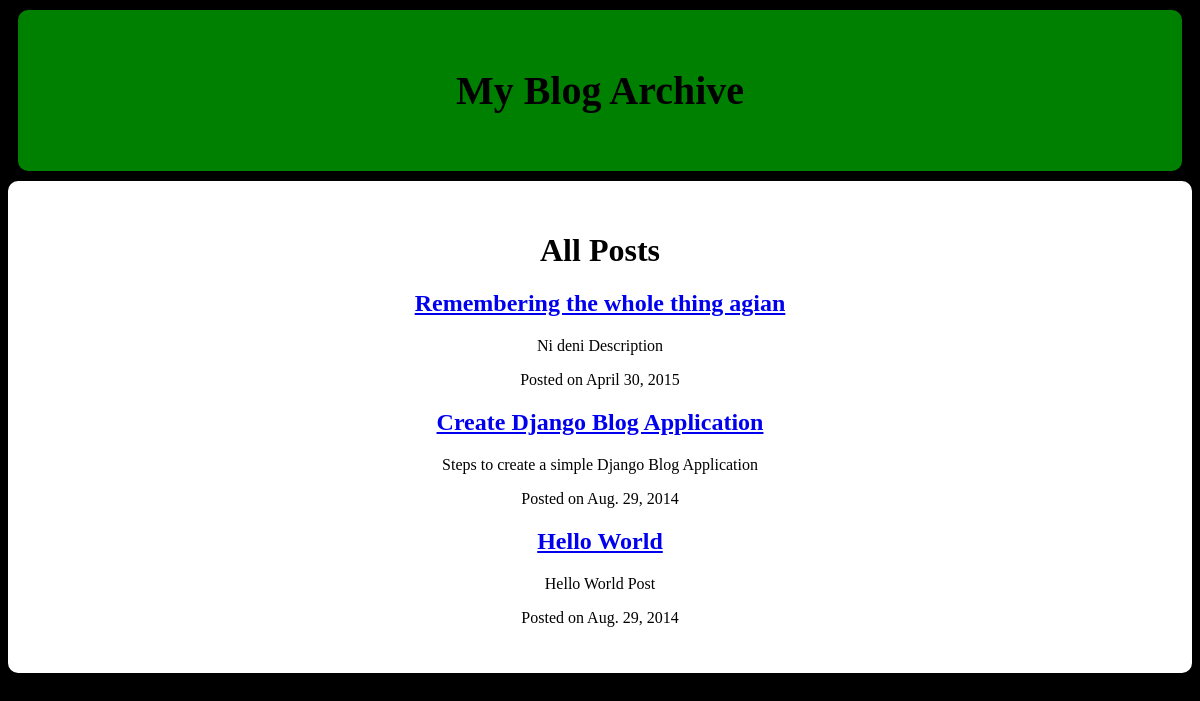
/home/, run on the app's committed database.
### blogDemo/blog/models.py (models this page shows, shortened)
class Post(models.Model):
	title=models.CharField(max_length=255)
	slug=models.SlugField(unique=True,max_length=255)
	description=models.CharField(max_length=255)
	content=models.TextField()
	published=models.BooleanField(default=True)
	created=models.DateTimeField(auto_now_add=True)
	class Meta:
		ordering=['-created']

### blogDemo/blog/views.py (the view)
# urls.py: url(r'^home/$', views.index),
def index(request): #for index page
	posts=Post.objects.filter(published=True)
	context={}
	return render(request,'blog/index.html',{'posts':posts})

### blogDemo/templates/blog/index.html (shortened to what this page needs)
 {% extends 'base.html' %}
    {%block header%} <h1>My Blog Archive </h1>{%endblock%}
    {% block cont %}
	<h1> All Posts</h1>
        {% for post in posts %}
        <div class="post">
            <h2>
                <a href="{{post.slug}}">
                    {{post.title}}
                </a>
            </h2>
            <p>{{post.description}}</p>
            <p>
                Posted on
                <time datetime="{{post.created|date:"c"}}">
                {{post.created|date}}
                </time>
            </p>
        </div>
        {% endfor %}
    {% endblock %}

### blogDemo/templates/base.html (shortened to what this page needs)
 <!DOCTYPE html>
    <html>
        <head>
	    <link rel="stylesheet" type="text/css" href="{{STATIC_URL}}style.css">
            </head>
        <body>
		<center>
		<div class="header1">
		{%block header %}
		{%endblock%}
		</div>
		</center>
            <div class="content">
                {% block cont %}
                {% endblock %}
            </div>
        </body>
   </html>

### blogDemo/static/style.css (style rules this page uses)
body { background-color:black; }
.header1 { color:black; background-color:green; font-size:20px; padding:30px; margin:10px; border:30px; text-align:center; border-radius:10px; }
.content { border-radius:10px; background-color:white; text-align:center; padding:30px; border:3px; }

### data on the page
Post: title "Remembering the whole thing agian", description "Ni deni Description", created "April 30, 2015"
Post: title "Create Django Blog Application", description "Steps to create a simple Django Blog Application", created "Aug. 29, 2014"
Post: title "Hello World", description "Hello World Post", created "Aug. 29, 2014"
